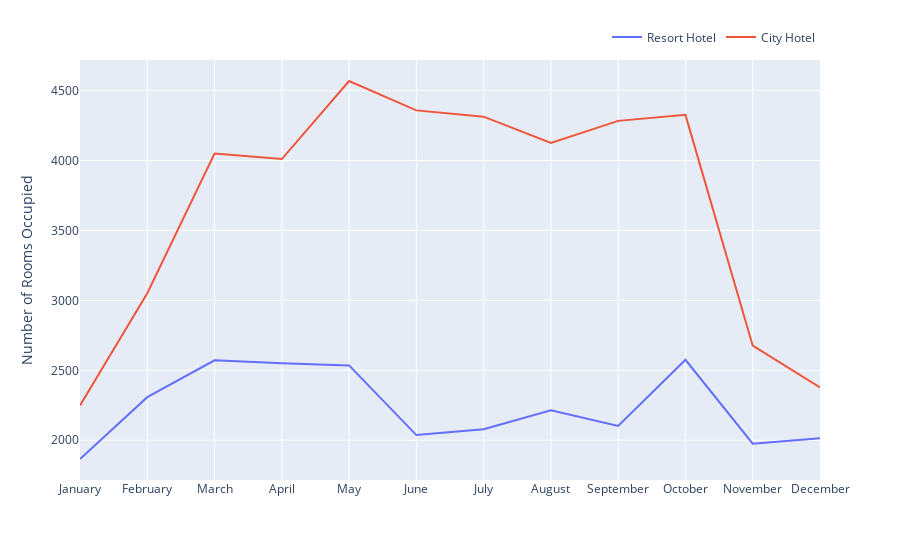

Notebook code cell kept with this figure:
### Code cell
fig = px.line(data_frame=rush, x='month', y=['no. of rooms occupied in resort', 'no. of rooms occupied in city'], height=500,
              labels={'value':'Number of Rooms Occupied','month':'','variable':''})

series_names = ['Resort Hotel', 'City Hotel']

for idx, name in enumerate(series_names):
    fig.data[idx].name = name
    fig.data[idx].hovertemplate = name
    
fig.update_layout(legend=dict(
    orientation="h",
    yanchor="bottom",
    y=1.02,
    xanchor="right",
    x=1
))

### Figure 1 — Plotly figure (JSON) as saved in the notebook; plotly's stock layout.template omitted (floating-point values rounded to 4 significant figures)
{"data": [{"hovertemplate": "Resort Hotel", "legendgroup": "no. of rooms occupied in resort", "line": {"color": "#636efa", "dash": "solid"}, "marker": {"symbol": "circle"}, "mode": "lines", "name": "Resort Hotel", "orientation": "v", "showlegend": true, "type": "scatter", "x": ["January", "February", "March", "April", "May", "June", "July", "August", "September", "October", "November", "December"], "xaxis": "x", "y": [1866, 2308, 2571, 2550, 2535, 2037, 2079, 2214, 2102, 2575, 1975, 2014], "yaxis": "y"}, {"hovertemplate": "City Hotel", "legendgroup": "no. of rooms occupied in city", "line": {"color": "#EF553B", "dash": "solid"}, "marker": {"symbol": "circle"}, "mode": "lines", "name": "City Hotel", "orientation": "v", "showlegend": true, "type": "scatter", "x": ["January", "February", "March", "April", "May", "June", "July", "August", "September", "October", "November", "December"], "xaxis": "x", "y": [2249, 3051, 4049, 4010, 4568, 4358, 4313, 4125, 4283, 4326, 2676, 2377], "yaxis": "y"}], "layout": {"autosize": true, "legend": {"orientation": "h", "title": {"text": ""}, "tracegroupgap": 0, "x": 1, "xanchor": "right", "y": 1.02, "yanchor": "bottom"}, "margin": {"t": 60}, "xaxis": {"anchor": "y", "autorange": true, "domain": [0, 1], "range": [0, 11], "title": {"text": ""}, "type": "category"}, "yaxis": {"anchor": "x", "autorange": true, "domain": [0, 1], "range": [1716.0, 4718.0], "title": {"text": "Number of Rooms Occupied"}, "type": "linear"}}}
